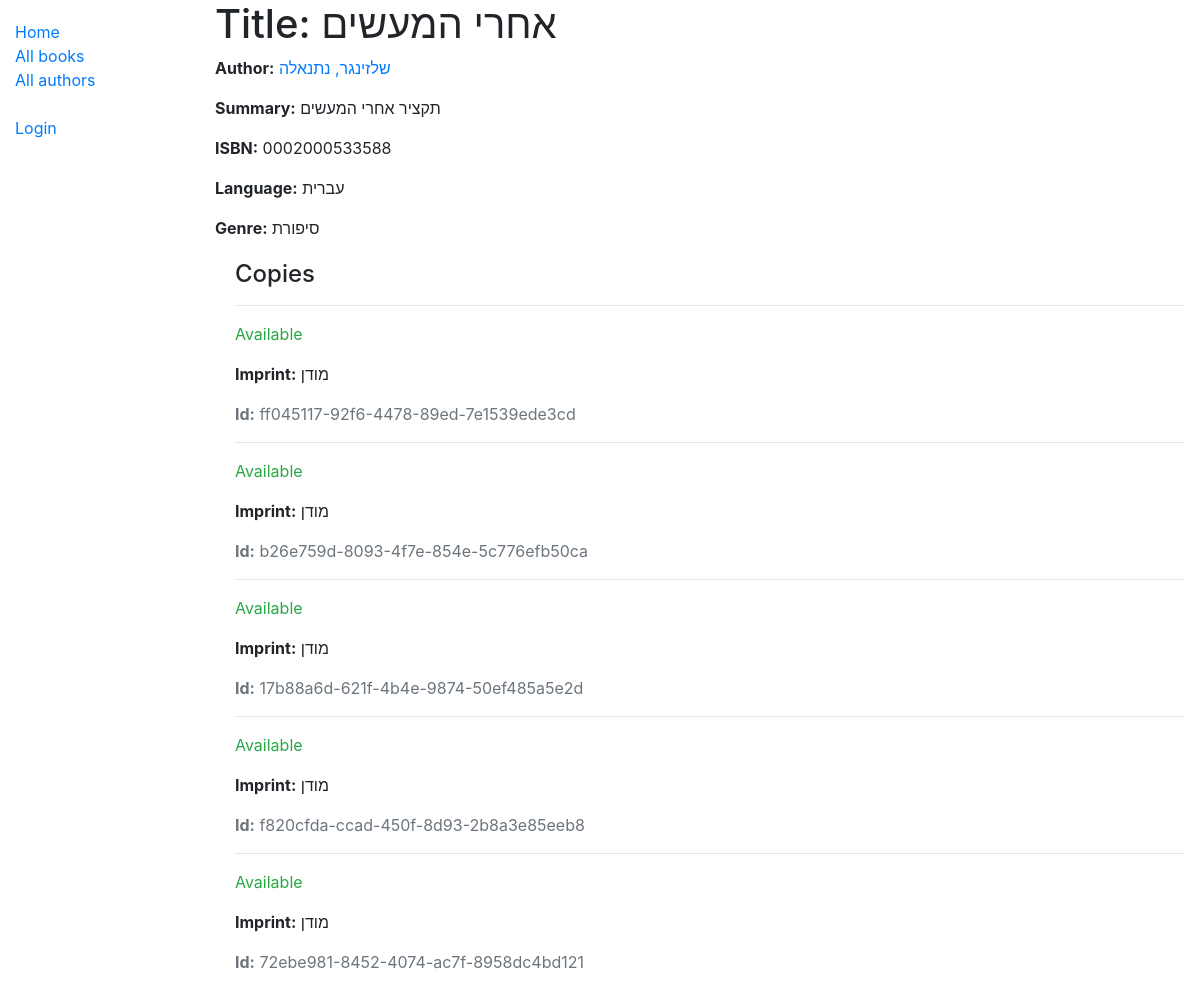
/catalog/book/1, run on the app's committed database.
### catalog/models.py (models this page shows, shortened)
class Book(models.Model):
    class Meta:
        unique_together = ('title', 'author')
        ordering = ['title']
    """Model representing a book (but not a specific copy of a book)."""
    title = models.CharField(max_length=200)
    author = models.ForeignKey('Author', on_delete=models.SET_NULL, null=True)
    language = models.ForeignKey('Language', on_delete=models.SET_NULL, null=True)
    summary = models.TextField(max_length=1000, help_text='Enter a brief description of the book')
    isbn = models.CharField('ISBN', max_length=13, unique=True,
                             help_text='13 Character <a href="https://www.isbn-international.org/content/what-isbn">ISBN number</a>')
    genre = models.ManyToManyField(Genre, help_text='Select a genre for this book')

class Author(models.Model):
    first_name = models.CharField(max_length=100)
    last_name = models.CharField(max_length=100)
    date_of_birth = models.DateField(null=True, blank=True)
    date_of_death = models.DateField('Died', null=True, blank=True)
    class Meta:
        ordering = ['last_name', 'first_name']
    def get_absolute_url(self):
        return reverse('author-detail', args=[str(self.id)])
    def __str__(self):
        return f'{self.last_name}, {self.first_name}'

class Language(models.Model):
    name = models.CharField(max_length=100, unique=True)
    def __str__(self):
        return str(self.name)

class Genre(models.Model):
    name = models.CharField(max_length=200, help_text='Enter a book genre (e.g. Science Fiction)', unique=True)
    def __str__(self):
        return self.name

class BookInstance(models.Model):
    id = models.UUIDField(primary_key=True, default=uuid.uuid4, help_text='Unique ID for this particular book across whole library')
    book = models.ForeignKey('Book', on_delete=models.RESTRICT, null=True)
    imprint = models.CharField(max_length=200)
    due_back = models.DateField(null=True, blank=True)
    copy_photo = models.ImageField(null=True, upload_to="./images")
    copy_file = models.FileField(null=True, blank=True, upload_to="./documents", validators=[FileExtensionValidator(allowed_extensions=['pdf', 'doc', 'docx'])])
    borrower = models.ForeignKey(User, on_delete=models.SET_NULL, null=True, blank=True)
    LOAN_STATUS = (
        ('m', 'Maintenance'),
        ('o', 'On loan'),
        ('a', 'Available'),
        ('r', 'Reserved'),
    )
    status = models.CharField(
        max_length=1,
        choices=LOAN_STATUS,
        blank=True,
        default='m',
        help_text='Book availability',
    )
    class Meta:
        ordering = ['due_back']
        permissions = (("can_mark_returned", "Set book as returned"),)

### catalog/views.py (the view)
# urls.py: path('book/<int:pk>', views.BookDetailView.as_view(), name='book-detail'),
class BookDetailView(generic.DetailView):
    model = Book

### catalog/templates/catalog/book_detail.html (shortened to what this page needs)
{% extends "base_generic.html" %}
{% block content %}
  <h1>Title: {{ book.title }}</h1>
  <p><strong>Author:</strong> <a href="{{ book.author.get_absolute_url }}">{{ book.author }}</a></p>
  <p><strong>Summary:</strong> {{ book.summary }}</p>
  <p><strong>ISBN:</strong> {{ book.isbn }}</p>
  <p><strong>Language:</strong> {{ book.language }}</p>
  <p><strong>Genre:</strong> {{ book.genre.all|join:", " }}</p>
  <div style="margin-left:20px;margin-top:20px">
    <h4>Copies</h4>
    {% for copy in book.bookinstance_set.all %}
      <hr>
      <p class="{% if copy.status == 'a' %}text-success{% elif copy.status == 'm' %}text-danger{% else %}text-warning{% endif %}">
        {{ copy.get_status_display }}
      </p>
      <p><strong>Imprint:</strong> {{ copy.imprint }}</p>
      <p class="text-muted"><strong>Id:</strong> {{ copy.id }}</p>
    {% endfor %}
  </div>
{% endblock %}

### data on the page
Book: title "אחרי המעשים", author "שלזינגר, נתנאלה", summary "תקציר אחרי המעשים", isbn "0002000533588", language "עברית", genre.all "סיפורת"
BookInstance: status "Available", imprint "מודן", id "ff045117-92f6-4478-89ed-7e1539ede3cd"
BookInstance: status "Available", imprint "מודן", id "b26e759d-8093-4f7e-854e-5c776efb50ca"
BookInstance: status "Available", imprint "מודן", id "17b88a6d-621f-4b4e-9874-50ef485a5e2d"
BookInstance: status "Available", imprint "מודן", id "f820cfda-ccad-450f-8d93-2b8a3e85eeb8"
BookInstance: status "Available", imprint "מודן", id "72ebe981-8452-4074-ac7f-8958dc4bd121"
